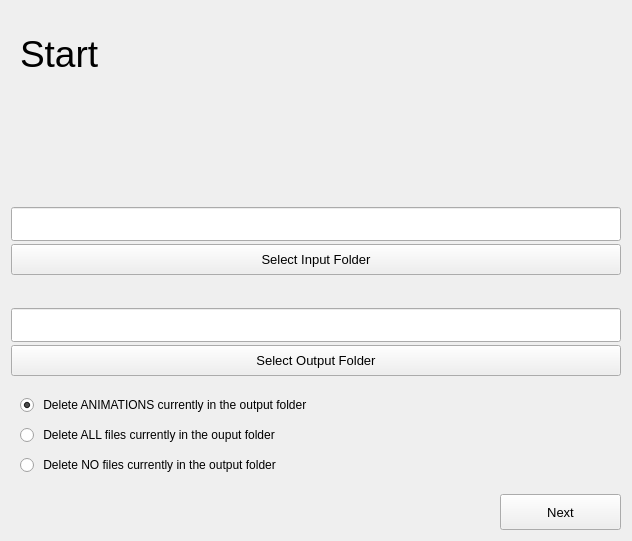
          <widget class="QWidget" name="scrollAreaWidgetContents_0">
           <property name="geometry">
            <rect>
             <x>0</x>
             <y>0</y>
             <width>632</width>
             <height>541</height>
            </rect>
           </property>
           <layout class="QVBoxLayout" name="verticalLayout_5" stretch="0,3,1,3,0">
            <item>
             <widget class="QFrame" name="frame_top_0">
              <property name="sizePolicy">
               <sizepolicy hsizetype="Expanding" vsizetype="Expanding">
                <horstretch>0</horstretch>
                <verstretch>0</verstretch>
               </sizepolicy>
              </property>
              <property name="frameShape">
               <enum>QFrame::Shape::NoFrame</enum>
              </property>
              <property name="frameShadow">
               <enum>QFrame::Shadow::Raised</enum>
              </property>
              <layout class="QHBoxLayout" name="horizontalLayout_6">
               <property name="leftMargin">
                <number>9</number>
               </property>
               <property name="topMargin">
                <number>18</number>
               </property>
               <property name="rightMargin">
                <number>0</number>
               </property>
               <property name="bottomMargin">
                <number>0</number>
               </property>
               <item>
                <widget class="QFrame" name="frame_top_0a">
                 <property name="sizePolicy">
                  <sizepolicy hsizetype="Expanding" vsizetype="Expanding">
                   <horstretch>0</horstretch>
                   <verstretch>0</verstretch>
                  </sizepolicy>
                 </property>
                 <property name="frameShape">
                  <enum>QFrame::Shape::NoFrame</enum>
                 </property>
                 <property name="frameShadow">
                  <enum>QFrame::Shadow::Raised</enum>
                 </property>
                 <layout class="QHBoxLayout" name="horizontalLayout_7">
                  <property name="leftMargin">
                   <number>0</number>
                  </property>
                  <property name="topMargin">
                   <number>0</number>
                  </property>
                  <property name="rightMargin">
                   <number>0</number>
                  </property>
                  <property name="bottomMargin">
                   <number>0</number>
                  </property>
                  <item>
                   <widget class="QLabel" name="title_0">
                    <property name="minimumSize">
                     <size>
                      <width>120</width>
                      <height>50</height>
                     </size>
                    </property>
                    <property name="font">
                     <font>
                      <family>Segoe UI</family>
                      <pointsize>28</pointsize>
                      <bold>false</bold>
                     </font>
                    </property>
                    <property name="toolTip">
                     <string>&lt;html&gt;&lt;head/&gt;&lt;body&gt;&lt;p&gt;Port models from FE10 to FE9. This app can copy, rename, and edit hex data from Radiant Dawn ymu files for use in Path of Radiance&lt;/p&gt;&lt;/body&gt;&lt;/html&gt;</string>
                    </property>
                    <property name="text">
                     <string>Start</string>
                    </property>
                    <property name="alignment">
                     <set>Qt::AlignmentFlag::AlignLeading|Qt::AlignmentFlag::AlignLeft|Qt::AlignmentFlag::AlignVCenter</set>
                    </property>
                    <property name="wordWrap">
                     <bool>true</bool>
                    </property>
                   </widget>
                  </item>
                  <item>
                   <widget class="QFrame" name="frame_top_spacer_0">
                    <property name="sizePolicy">
                     <sizepolicy hsizetype="Expanding" vsizetype="Expanding">
                      <horstretch>4</horstretch>
                      <verstretch>0</verstretch>
                     </sizepolicy>
                    </property>
                    <property name="minimumSize">
                     <size>
                      <width>200</width>
                      <height>0</height>
                     </size>
                    </property>
                    <property name="maximumSize">
                     <size>
                      <width>111</width>
                      <height>71</height>
                     </size>
                    </property>
                    <property name="frameShape">
                     <enum>QFrame::Shape::NoFrame</enum>
                    </property>
                    <property name="frameShadow">
                     <enum>QFrame::Shadow::Raised</enum>
                    </property>
                   </widget>
                  </item>
                 </layout>
                </widget>
               </item>
              </layout>
             </widget>
            </item>
            <item>
             <widget class="QWidget" name="widget_upper_spacer_0" native="true">
              <property name="sizePolicy">
               <sizepolicy hsizetype="Preferred" vsizetype="Preferred">
                <horstretch>0</horstretch>
                <verstretch>0</verstretch>
               </sizepolicy>
              </property>
              <property name="minimumSize">
               <size>
                <width>0</width>
                <height>100</height>
               </size>
              </property>
             </widget>
            </item>
            <item>
             <widget class="QFrame" name="frame_middle_0">
              <property name="sizePolicy">
               <sizepolicy hsizetype="Expanding" vsizetype="Preferred">
                <horstretch>0</horstretch>
                <verstretch>3</verstretch>
               </sizepolicy>
              </property>
              <property name="frameShape">
               <enum>QFrame::Shape::NoFrame</enum>
              </property>
              <property name="frameShadow">
               <enum>QFrame::Shadow::Raised</enum>
              </property>
              <layout class="QVBoxLayout" name="verticalLayout">
               <property name="spacing">
                <number>24</number>
               </property>
               <property name="leftMargin">
                <number>0</number>
               </property>
               <property name="topMargin">
                <number>0</number>
               </property>
               <property name="rightMargin">
                <number>0</number>
               </property>
               <property name="bottomMargin">
                <number>0</number>
               </property>
               <item>
                <widget class="QFrame" name="frame_input_0">
                 <property name="sizePolicy">
                  <sizepolicy hsizetype="Expanding" vsizetype="Expanding">
                   <horstretch>0</horstretch>
                   <verstretch>2</verstretch>
                  </sizepolicy>
                 </property>
                 <property name="layoutDirection">
                  <enum>Qt::LayoutDirection::LeftToRight</enum>
                 </property>
                 <property name="frameShape">
                  <enum>QFrame::Shape::NoFrame</enum>
                 </property>
                 <property name="frameShadow">
                  <enum>QFrame::Shadow::Raised</enum>
                 </property>
                 <layout class="QHBoxLayout" name="horizontalLayout_8">
                  <property name="spacing">
                   <number>3</number>
                  </property>
                  <property name="leftMargin">
                   <number>0</number>
                  </property>
                  <property name="topMargin">
                   <number>9</number>
                  </property>
                  <property name="rightMargin">
                   <number>0</number>
                  </property>
                  <property name="bottomMargin">
                   <number>9</number>
                  </property>
                  <item>
                   <widget class="QFrame" name="frame_input_0a">
                    <property name="sizePolicy">
                     <sizepolicy hsizetype="Expanding" vsizetype="Expanding">
                      <horstretch>1</horstretch>
                      <verstretch>2</verstretch>
                     </sizepolicy>
                    </property>
                    <property name="frameShape">
                     <enum>QFrame::Shape::NoFrame</enum>
                    </property>
                    <property name="frameShadow">
                     <enum>QFrame::Shadow::Raised</enum>
                    </property>
                    <layout class="QVBoxLayout" name="verticalLayout_10">
                     <property name="spacing">
                      <number>3</number>
                     </property>
                     <property name="leftMargin">
                      <number>0</number>
                     </property>
                     <property name="topMargin">
                      <number>0</number>
                     </property>
                     <property name="rightMargin">
                      <number>0</number>
                     </property>
                     <property name="bottomMargin">
                      <number>0</number>
                     </property>
                     <item>
                      <widget class="QLineEdit" name="lineEdit_input_0">
                       <property name="sizePolicy">
                        <sizepolicy hsizetype="Expanding" vsizetype="Expanding">
                         <horstretch>0</horstretch>
                         <verstretch>0</verstretch>
                        </sizepolicy>
                       </property>
                       <property name="minimumSize">
                        <size>
                         <width>391</width>
                         <height>34</height>
                        </size>
                       </property>
                       <property name="maximumSize">
                        <size>
                         <width>16777215</width>
                         <height>34</height>
                        </size>
                       </property>
                       <property name="font">
                        <font>
                         <pointsize>10</pointsize>
                         <bold>false</bold>
                        </font>
                       </property>
                       <property name="text">
                        <string/>
                       </property>
                       <property name="clearButtonEnabled">
                        <bool>true</bool>
                       </property>
                      </widget>
                     </item>
                     <item>
                      <widget class="QPushButton" name="button_input_0">
                       <property name="sizePolicy">
                        <sizepolicy hsizetype="Expanding" vsizetype="Expanding">
                         <horstretch>0</horstretch>
                         <verstretch>2</verstretch>
                        </sizepolicy>
                       </property>
                       <property name="minimumSize">
                        <size>
                         <width>0</width>
                         <height>31</height>
                        </size>
                       </property>
                       <property name="maximumSize">
                        <size>
                         <width>16777215</width>
                         <height>31</height>
                        </size>
                       </property>
                       <property name="font">
                        <font>
                         <pointsize>10</pointsize>
                         <bold>false</bold>
                        </font>
                       </property>
                       <property name="toolTip">
                        <string>&lt;html&gt;&lt;head/&gt;&lt;body&gt;&lt;p&gt;Choose an input model folder from FE10's ymu folder&lt;/p&gt;&lt;/body&gt;&lt;/html&gt;</string>
                       </property>
                       <property name="text">
                        <string>Select Input Folder</string>
                       </property>
                      </widget>
                     </item>
                    </layout>
                   </widget>
                  </item>
                 </layout>
                </widget>
               </item>
               <item>
                <widget class="QFrame" name="frame_output_0">
                 <property name="sizePolicy">
                  <sizepolicy hsizetype="Expanding" vsizetype="Expanding">
                   <horstretch>0</horstretch>
                   <verstretch>2</verstretch>
                  </sizepolicy>
                 </property>
                 <property name="layoutDirection">
                  <enum>Qt::LayoutDirection::LeftToRight</enum>
                 </property>
                 <property name="frameShape">
                  <enum>QFrame::Shape::NoFrame</enum>
                 </property>
                 <property name="frameShadow">
                  <enum>QFrame::Shadow::Raised</enum>
                 </property>
                 <layout class="QHBoxLayout" name="horizontalLayout_9">
                  <property name="spacing">
                   <number>3</number>
                  </property>
                  <property name="leftMargin">
                   <number>0</number>
                  </property>
                  <property name="topMargin">
                   <number>0</number>
                  </property>
                  <property name="rightMargin">
                   <number>0</number>
                  </property>
                  <property name="bottomMargin">
                   <number>0</number>
                  </property>
                  <item>
                   <widget class="QFrame" name="frame_0_output_a">
                    <property name="sizePolicy">
                     <sizepolicy hsizetype="Expanding" vsizetype="Expanding">
                      <horstretch>1</horstretch>
                      <verstretch>2</verstretch>
                     </sizepolicy>
                    </property>
                    <property name="frameShape">
                     <enum>QFrame::Shape::NoFrame</enum>
                    </property>
                    <property name="frameShadow">
                     <enum>QFrame::Shadow::Raised</enum>
                    </property>
                    <layout class="QVBoxLayout" name="verticalLayout_11">
                     <property name="spacing">
                      <number>3</number>
                     </property>
                     <property name="leftMargin">
                      <number>0</number>
                     </property>
                     <property name="topMargin">
                      <number>0</number>
                     </property>
                     <property name="rightMargin">
                      <number>0</number>
                     </property>
                     <property name="bottomMargin">
                      <number>0</number>
                     </property>
                     <item>
                      <widget class="QLineEdit" name="lineEdit_output_0">
                       <property name="sizePolicy">
                        <sizepolicy hsizetype="Expanding" vsizetype="Expanding">
                         <horstretch>0</horstretch>
                         <verstretch>0</verstretch>
                        </sizepolicy>
                       </property>
                       <property name="minimumSize">
                        <size>
                         <width>391</width>
                         <height>34</height>
                        </size>
                       </property>
                       <property name="maximumSize">
                        <size>
                         <width>16777215</width>
                         <height>39</height>
                        </size>
                       </property>
                       <property name="font">
                        <font>
                         <pointsize>10</pointsize>
                         <bold>false</bold>
                        </font>
                       </property>
                       <property name="text">
                        <string/>
                       </property>
                       <property name="clearButtonEnabled">
                        <bool>true</bool>
                       </property>
                      </widget>
                     </item>
                     <item>
                      <widget class="QPushButton" name="button_output_0">
                       <property name="sizePolicy">
                        <sizepolicy hsizetype="Expanding" vsizetype="Expanding">
                         <horstretch>0</horstretch>
                         <verstretch>2</verstretch>
                        </sizepolicy>
                       </property>
                       <property name="minimumSize">
                        <size>
                         <width>0</width>
                         <height>31</height>
                        </size>
                       </property>
                       <property name="maximumSize">
                        <size>
                         <width>16777215</width>
                         <height>31</height>
                        </size>
                       </property>
                       <property name="font">
                        <font>
                         <pointsize>10</pointsize>
                         <bold>false</bold>
                        </font>
                       </property>
                       <property name="toolTip">
                        <string>&lt;html&gt;&lt;head/&gt;&lt;body&gt;&lt;p&gt;Select an output folder. This should function as a new FE9 ymu model folder&lt;/p&gt;&lt;/body&gt;&lt;/html&gt;</string>
                       </property>
                       <property name="text">
                        <string>Select Output Folder</string>
                       </property>
                      </widget>
                     </item>
                    </layout>
                   </widget>
                  </item>
                 </layout>
                </widget>
               </item>
              </layout>
             </widget>
            </item>
            <item>
             <widget class="QFrame" name="frame_delete">
              <property name="toolTip">
               <string>&lt;html&gt;&lt;head/&gt;&lt;body&gt;&lt;p&gt;Choose to delete some, none, or all files currently in the selected output directory. &lt;/p&gt;&lt;p&gt;Recommended to delete ANIMATIONS or ALL files if using an existing output folder that has previously held animation (.ga) files.&lt;/p&gt;&lt;/body&gt;&lt;/html&gt;</string>
              </property>
              <property name="frameShape">
               <enum>QFrame::Shape::NoFrame</enum>
              </property>
              <property name="frameShadow">
               <enum>QFrame::Shadow::Raised</enum>
              </property>
              <layout class="QVBoxLayout" name="verticalLayout_8">
               <item>
                <widget class="QRadioButton" name="radio_delete_anim_0">
                 <property name="text">
                  <string> Delete ANIMATIONS currently in the output folder</string>
                 </property>
                 <property name="checked">
                  <bool>true</bool>
                 </property>
                </widget>
               </item>
               <item>
                <widget class="QRadioButton" name="radio_delete_all_0">
                 <property name="text">
                  <string> Delete ALL files currently in the ouput folder</string>
                 </property>
                </widget>
               </item>
               <item>
                <widget class="QRadioButton" name="radio_delete_none_0">
                 <property name="text">
                  <string> Delete NO files currently in the output folder</string>
                 </property>
                </widget>
               </item>
              </layout>
             </widget>
            </item>
            <item>
             <widget class="QFrame" name="frame_bottom_0">
              <property name="sizePolicy">
               <sizepolicy hsizetype="Expanding" vsizetype="Expanding">
                <horstretch>0</horstretch>
                <verstretch>1</verstretch>
               </sizepolicy>
              </property>
              <property name="maximumSize">
               <size>
                <width>16777215</width>
                <height>16777215</height>
               </size>
              </property>
              <property name="frameShape">
               <enum>QFrame::Shape::NoFrame</enum>
              </property>
              <property name="frameShadow">
               <enum>QFrame::Shadow::Raised</enum>
              </property>
              <layout class="QHBoxLayout" name="horizontalLayout_10">
               <property name="leftMargin">
                <number>0</number>
               </property>
               <property name="topMargin">
                <number>0</number>
               </property>
               <property name="rightMargin">
                <number>0</number>
               </property>
               <property name="bottomMargin">
                <number>0</number>
               </property>
               <item>
                <widget class="QWidget" name="frame_0_bottom_spacer_n" native="true">
                 <property name="sizePolicy">
                  <sizepolicy hsizetype="Preferred" vsizetype="Preferred">
                   <horstretch>4</horstretch>
                   <verstretch>0</verstretch>
                  </sizepolicy>
                 </property>
                 <property name="maximumSize">
                  <size>
                   <width>16777215</width>
                   <height>50</height>
                  </size>
                 </property>
                </widget>
               </item>
               <item>
                <widget class="QPushButton" name="button_next_0">
                 <property name="sizePolicy">
                  <sizepolicy hsizetype="Preferred" vsizetype="Preferred">
                   <horstretch>1</horstretch>
                   <verstretch>0</verstretch>
                  </sizepolicy>
                 </property>
                 <property name="minimumSize">
                  <size>
                   <width>79</width>
                   <height>24</height>
                  </size>
                 </property>
                 <property name="maximumSize">
                  <size>
                   <width>200</width>
                   <height>16777215</height>
                  </size>
                 </property>
                 <property name="font">
                  <font>
                   <pointsize>10</pointsize>
                   <bold>false</bold>
                  </font>
                 </property>
                 <property name="text">
                  <string>Next</string>
                 </property>
                </widget>
               </item>
              </layout>
             </widget>
            </item>
           </layout>
          </widget>
